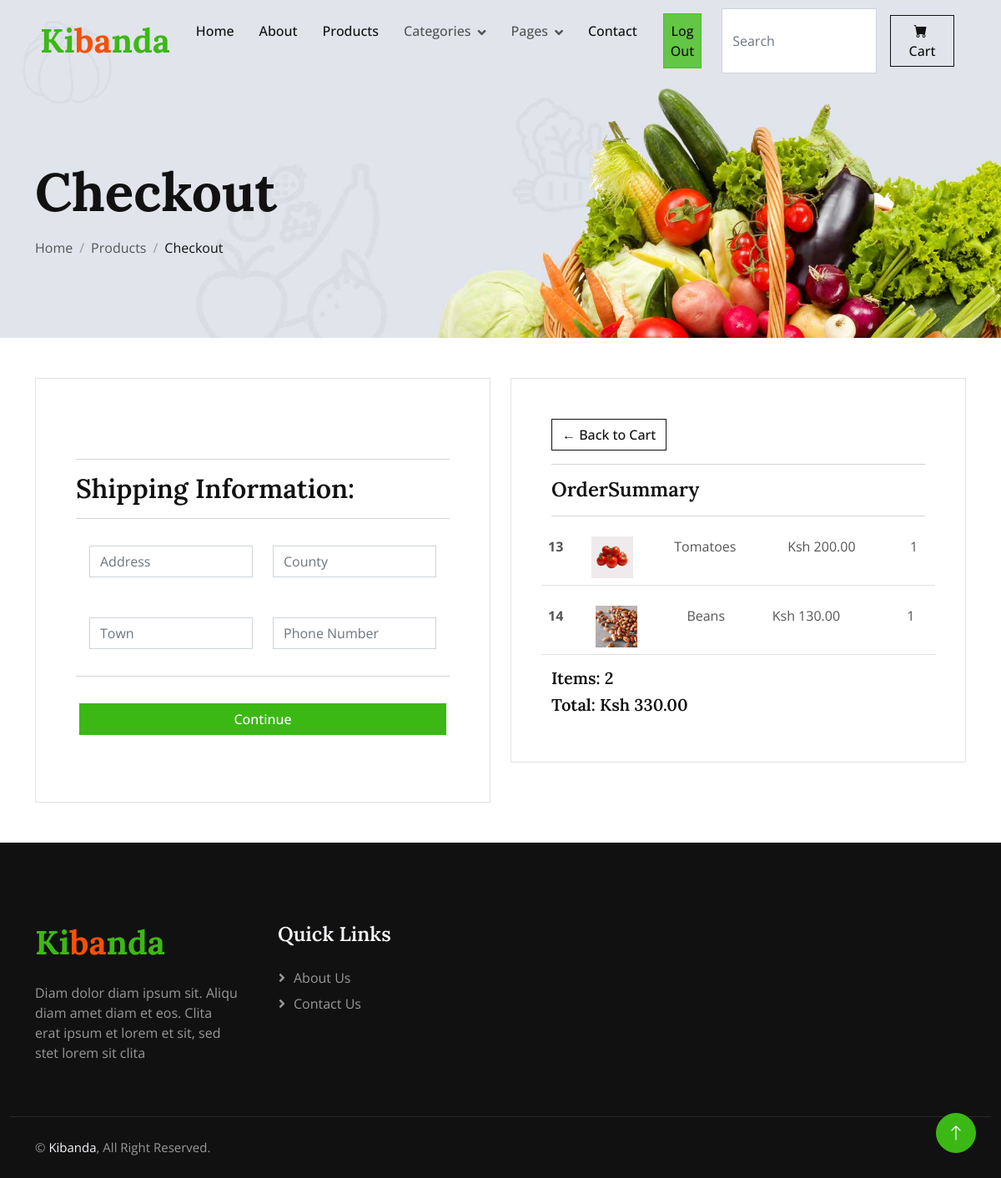
Page /checkout/ (signed in) on the earlier database version.
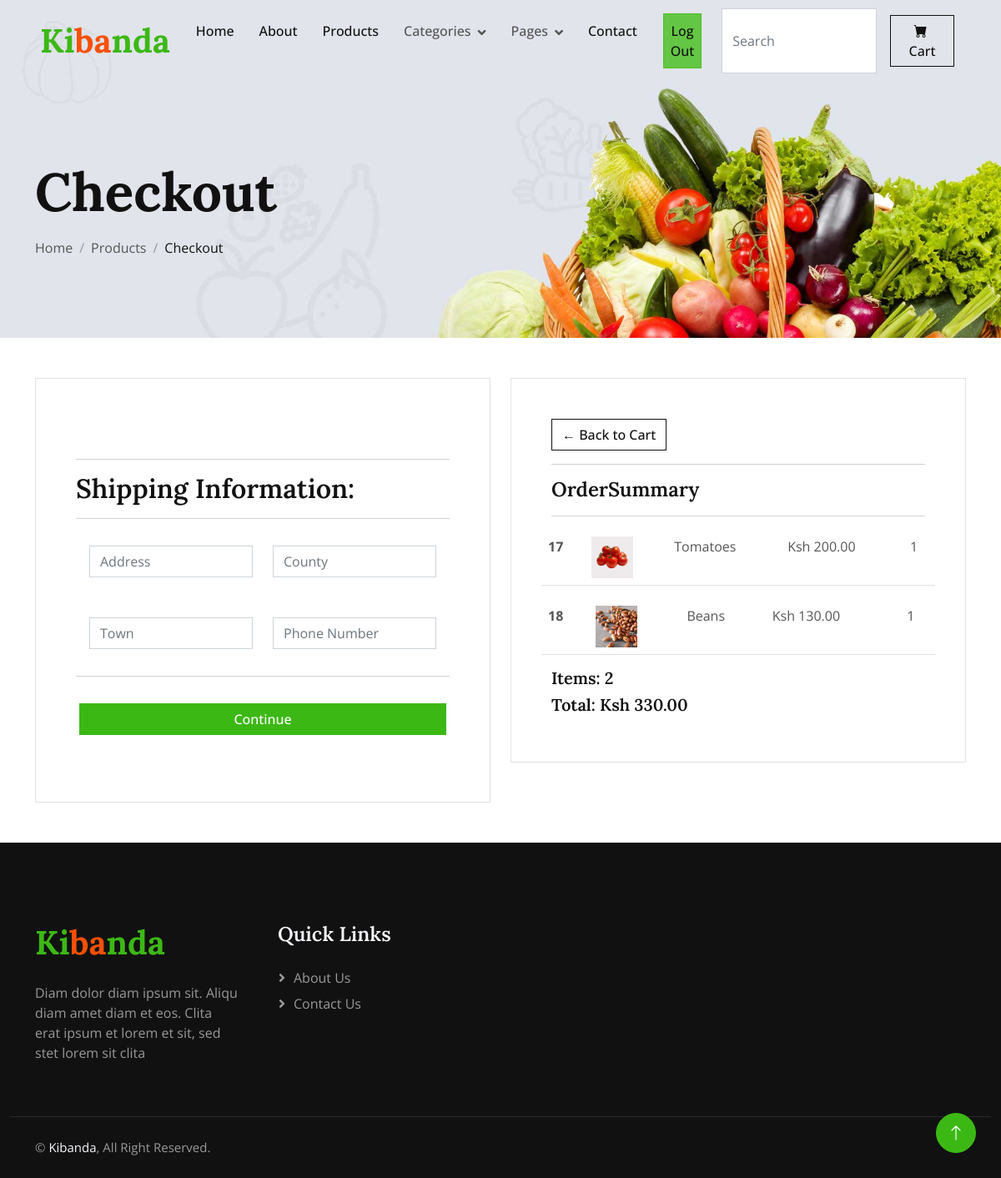
Same page on the later database version.
### Store/models.py (models this page shows, shortened)
class OrderItem(models.Model):
    product = models.ForeignKey(Product, on_delete=models.SET_NULL, blank=True, null=True)
    order = models.ForeignKey(Order, on_delete=models.SET_NULL, blank=True, null=True)
    quantity = models.PositiveIntegerField(default=0, null=True, blank=True)
    date_added = models.DateField(default=datetime.datetime.today)
    @property
    def get_total(self):
        total = self.product.price * self.quantity
        return total

class Product(models.Model):
    name = models.CharField(max_length=100)
    price = models.DecimalField(default=0, decimal_places=2, max_digits=6)
    category = models.ForeignKey(Category, on_delete=models.CASCADE, default=1)
    description = models.CharField(max_length=250, default='', blank=True, null=True)
    image = models.ImageField(upload_to='uploads/products', default='uploads/products/product.png')
    is_sale = models.BooleanField(default=False)
    sales_price = models.DecimalField(default=0, decimal_places=2, max_digits=6)

### Store/views.py (the view)
# urls.py: path('checkout/', views.checkout, name="checkout"),
def checkout(request):
    if request.user.is_authenticated:
        customer = request.user.customer
        order, created = Order.objects.get_or_create(customer=customer, complete=False)
        items = order.orderitem_set.all()
    else:
        items = []
        order = {'get_cart_total': 0, 'get_cart_items': 0, 'shipping':False}
    context = {'items': items, 'order': order}
    return render(request, 'checkout.html',context)

### Store/models.py (called while the page is built)
    @property
    def shipping(self):
        shipping = True
        return shipping

    @property
    def get_cart_total(self):
        orderitems = self.orderitem_set.all()
        total = sum([item.get_total for item in orderitems])
        return total

    @property
    def get_cart_items(self):
        orderitems = self.orderitem_set.all()
        total = sum([item.quantity for item in orderitems])
        return total

### Store/templates/checkout.html (shortened to what this page needs)
{% extends "layout.html" %}
{% load static %}
{% block body %}
    <div class="container-fluid page-header mb-5 wow fadeIn" data-wow-delay="0.1s">
        <div class="container">
            <h1 class="display-3 mb-3 animated slideInDown">Checkout</h1>
            <nav aria-label="breadcrumb animated slideInDown">
                <ol class="breadcrumb mb-0">
                    <li class="breadcrumb-item"><a class="text-body" href="{% url 'Store:home' %}">Home</a></li>
                    <li class="breadcrumb-item"><a class="text-body" href="{% url 'Store:products' %}">Products</a></li>
                    <li class="breadcrumb-item text-dark active" aria-current="page">Checkout</li>
                </ol>
            </nav>
        </div>
    </div>
   <div class="container">
   <div class="row">
       <div class="col-lg-6">
           <div class="p-3 p-lg-5 border bg-white">
               <div id="form-wrapper">
                   <form id="form" action="">
                       <div class=" row p-3 mb-3" id="user-info">
                       </div>
                       <hr>
                       <div id="shipping-info">
                             <h2>Shipping Information:</h2>
                               <hr>
                               <div class=" row p-3 mb-3">
                                      <div class="col-md-6">
                                        <input type="text" class="form-control"  name="address" placeholder="Address">
                                      </div>
                                     <div class="col-md-6">
                                        <input type="text" class="form-control"  name="county" placeholder="County" required>
                                      </div>
                               </div>
                               <div class=" row p-3 mb-3">
                                      <div class="col-md-6">
                                        <input type="text" class="form-control"  name="town" placeholder="Town">
                                      </div>
                                     <div class="col-md-6">
                                        <input type="text" class="form-control"  name="ship_phone" placeholder="Phone Number" required>
                                      </div>
                               </div>
                       </div>
                        <hr>
                        <div class="row p-3  mb-3">
                          <input id="form-button" type="submit" class="btn btn-primary form-btn" value="Continue">
                        </div>
                   </form>
               </div>
           </div>
       </div>
       <div class="col-lg-6">
           <div class="p-3 p-lg-5 border bg-white">
               <div>
                  <a href="{% url 'Store:cart' %}" class="btn btn-outline-dark" >&#x2190; Back to Cart</a>
                   <hr>
                  <h4>OrderSummary</h4>
                  <hr>
               </div>
                {%for item in items %}
               <div class="row">
                   <table class="table">
                       <tr>
                          <th scope="row">{{ item.id }}</th>
                          <td><img class="img-fluid" src="http://127.0.0.1:8000/media/{{ item.product.image }}" width="50" height="30" alt=""> </td>
                          <td>{{ item.product.name }}</td>
                          <td>Ksh {{ item.product.price }}</td>
                          <td> {{ item.quantity }}</td>
                      </tr>
                   </table>
               </div>
               {% endfor %}
               <h5>Items: {{ order.get_cart_items }}</h5>
               <h5>Total: Ksh {{ order.get_cart_total }}</h5>
           </div>
       </div>
   </div>
   </div>
{% endblock %}

Differences in the rows shown:
removed OrderItem: id "13", product.image (picture), product.name "Tomatoes", product.price "200.00", quantity "1"
removed OrderItem: id "14", product.image (picture), product.name "Beans", product.price "130.00", quantity "1"
added OrderItem: id "17", product.image (picture), product.name "Tomatoes", product.price "200.00", quantity "1"
added OrderItem: id "18", product.image (picture), product.name "Beans", product.price "130.00", quantity "1"
